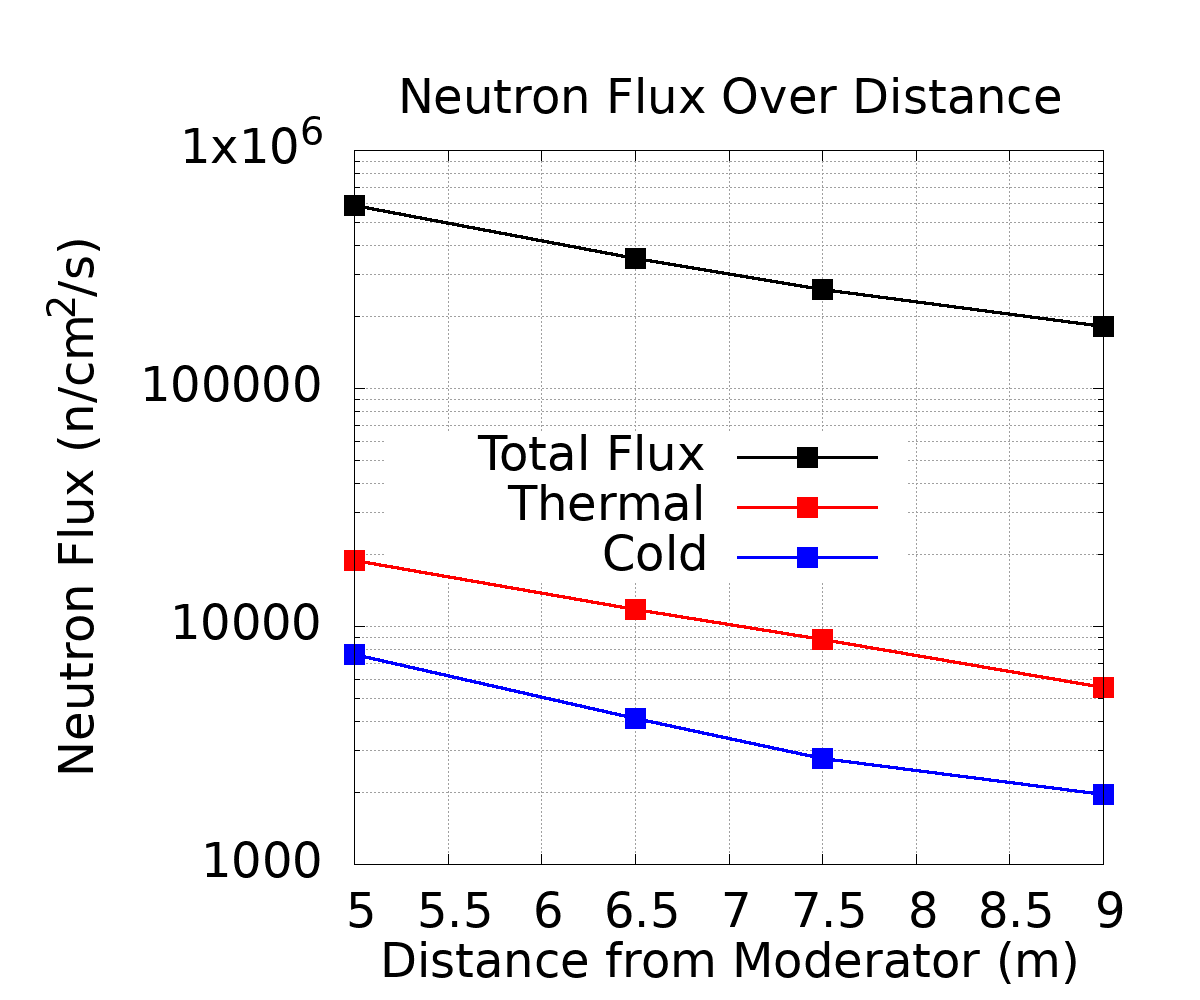

Write gnuplot code to recreate this figure.
#
set terminal png size 1200,1000 font "roboto,36"
set output "raw_flux.png"
set title "Neutron Flux Over Distance"
set xlabel "Distance from Moderator (m)"
set ylabel "Neutron Flux (n/cm^2/s)"
set ylabel offset 1,0
set xlabel offset 0,0.5
set title offset 0,-0.5
set key center left

# set mxtics 3
# set mytics 10
set grid xtics ytics mxtics mytics
set logscale y 10

m = "raw_flux.txt"

plot m using 1:2 with linespoints ps 3 lw 3 pt 5 lc rgb "black" title "Total Flux", \
    m using 1:3 with linespoints ps 3 lw 3 pt 5 lc rgb "red" title "Thermal", \
    m using 1:4 with linespoints ps 3 lw 3 pt 5 lc rgb "blue" title "Cold"